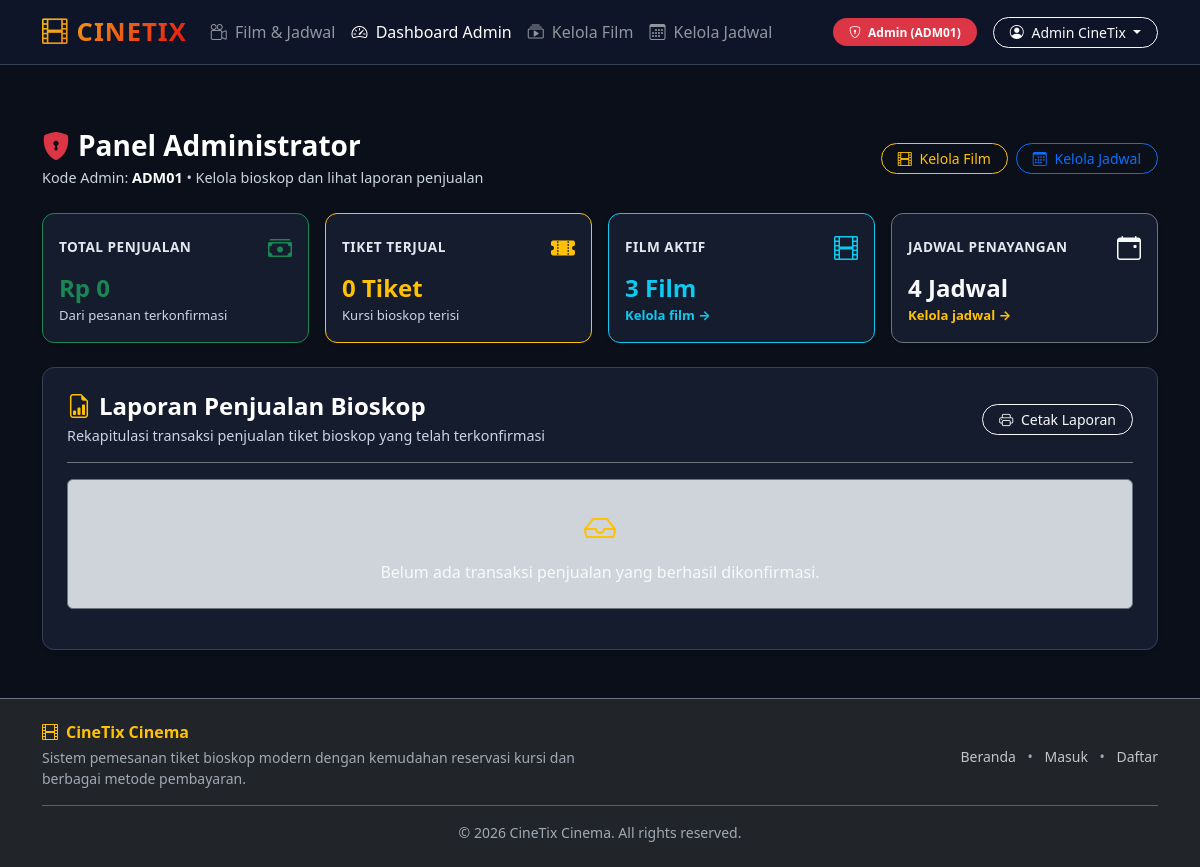
Before: /admin/index.php (signed in) with the older database file.
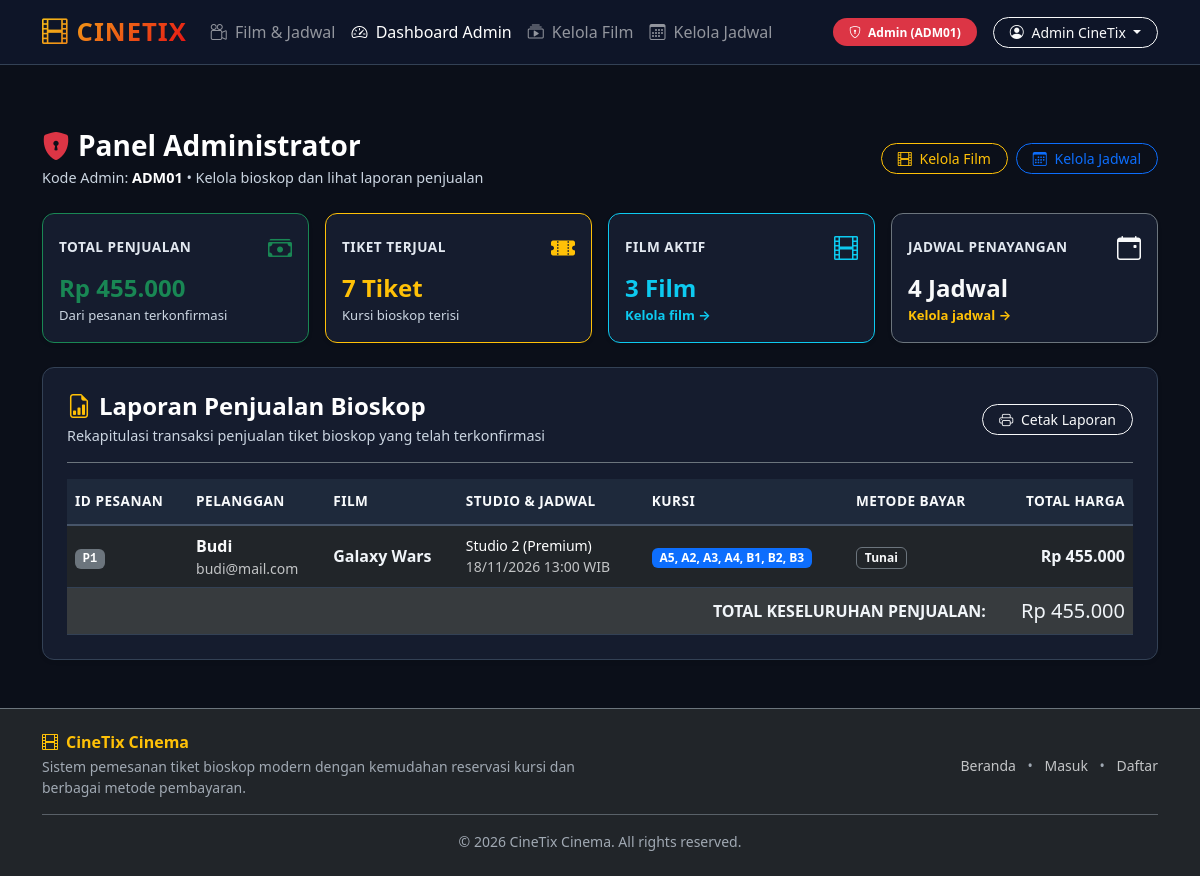
After: the same page with the newer database file.
### tables this page shows
CREATE TABLE pengguna (
                id_pengguna TEXT PRIMARY KEY,
                role TEXT NOT NULL, -- pelanggan, admin, kasir
                nama TEXT NOT NULL,
                email TEXT UNIQUE NOT NULL,
                password TEXT NOT NULL,
                no_telepon TEXT,
                saldo REAL DEFAULT 0,
                kode_admin TEXT,
                id_shift TEXT
            );

CREATE TABLE pemesanan (
                id_pemesanan TEXT PRIMARY KEY,
                id_pelanggan TEXT NOT NULL,
                id_jadwal TEXT NOT NULL,
                waktu_pesan TEXT NOT NULL,
                status TEXT NOT NULL,
                total_harga REAL NOT NULL,
                FOREIGN KEY (id_pelanggan) REFERENCES pengguna(id_pengguna),
                FOREIGN KEY (id_jadwal) REFERENCES jadwal(id_jadwal)
            );

CREATE TABLE film (
                id_film TEXT PRIMARY KEY,
                judul TEXT NOT NULL,
                genre TEXT NOT NULL,
                durasi INTEGER NOT NULL,
                rating_usia TEXT NOT NULL,
                poster TEXT,
                sinopsis TEXT
            );

CREATE TABLE studio (
                id_studio TEXT PRIMARY KEY,
                tipe TEXT NOT NULL, -- reguler, premium
                nama_studio TEXT NOT NULL,
                kapasitas INTEGER NOT NULL,
                biaya_tambahan REAL DEFAULT 0
            );

CREATE TABLE jadwal (
                id_jadwal TEXT PRIMARY KEY,
                id_film TEXT NOT NULL,
                id_studio TEXT NOT NULL,
                tanggal TEXT NOT NULL,
                jam_mulai TEXT NOT NULL,
                harga_dasar REAL NOT NULL,
                FOREIGN KEY (id_film) REFERENCES film(id_film) ON DELETE CASCADE,
                FOREIGN KEY (id_studio) REFERENCES studio(id_studio) ON DELETE CASCADE
            );

### classes/CineTix.php (called while the page is built, shortened)
<?php
class CineTix {
    public static function getCurrentUser(): ?Pengguna {
        return self::getPenggunaById($_SESSION['user_id']);
    }
    public static function getPenggunaById(string $id): ?Pengguna {
        $db = Database::getConnection();
        $stmt = $db->prepare("SELECT * FROM pengguna WHERE id_pengguna = :id");
        $stmt->execute([':id' => $id]);
        $row = $stmt->fetch();
        return self::mapRowToPengguna($row);
    }
    private static function mapRowToPengguna(array $row): Pengguna {
        if ($row['role'] === 'admin') {
            return new Admin($row['nama'], $row['email'], $row['password'], $row['kode_admin'] ?? 'ADM01', $row['id_pengguna']);
        } elseif ($row['role'] === 'kasir') {
            return new Kasir($row['nama'], $row['email'], $row['password'], $row['id_shift'] ?? 'PAGI', $row['id_pengguna']);
        } else {
            return new Pelanggan($row['nama'], $row['email'], $row['password'], $row['no_telepon'] ?? '', (float)$row['saldo'], $row['id_pengguna']);
        }
    }
    public static function getFilmById(string $id): ?Film {
        $db = Database::getConnection();
        $stmt = $db->prepare("SELECT * FROM film WHERE id_film = :id");
        $stmt->execute([':id' => $id]);
        $row = $stmt->fetch();
        return new Film(
            $row['judul'],
            $row['genre'],
            (int)$row['durasi'],
            $row['rating_usia'],
            $row['id_film'],
            $row['poster'] ?? '',
            $row['sinopsis'] ?? ''
        );
    }
    public static function getStudioById(string $id): ?Studio {
        $db = Database::getConnection();
        $stmt = $db->prepare("SELECT * FROM studio WHERE id_studio = :id");
        $stmt->execute([':id' => $id]);
        $row = $stmt->fetch();
        if ($row['tipe'] === 'premium') {
            return new StudioPremium($row['nama_studio'], (int)$row['kapasitas'], (float)$row['biaya_tambahan'], $row['id_studio']);
        } else {
            return new StudioReguler($row['nama_studio'], (int)$row['kapasitas'], $row['id_studio']);
        }
    }
    public static function getJadwalById(string $id): ?Jadwal {
        $db = Database::getConnection();
        $stmt = $db->prepare("SELECT * FROM jadwal WHERE id_jadwal = :id");
        $stmt->execute([':id' => $id]);
        $row = $stmt->fetch();
        $film = self::getFilmById($row['id_film']);
        $studio = self::getStudioById($row['id_studio']);
        return new Jadwal($film, $studio, $row['tanggal'], $row['jam_mulai'], (float)$row['harga_dasar'], $row['id_jadwal']);
    }
    public static function getAllPesanan(): array {
        $db = Database::getConnection();
        $stmt = $db->query("SELECT * FROM pemesanan ORDER BY waktu_pesan DESC");
        $list = [];
        while ($row = $stmt->fetch()) {
            $ps = self::mapRowToPemesanan($row);
            if ($ps) $list[] = $ps;
        }
        return $list;
    }
    private static function mapRowToPemesanan(array $row): ?Pemesanan {
        $pelanggan = self::getPenggunaById($row['id_pelanggan']);
        $jadwal    = self::getJadwalById($row['id_jadwal']);
        $status = StatusPesanan::from($row['status']);
        $ps = new Pemesanan($pelanggan, $jadwal, $row['id_pemesanan'], $row['waktu_pesan'], $status, (float)$row['total_harga']);
        $db = Database::getConnection();
        $stmtTiket = $db->prepare("SELECT * FROM tiket WHERE id_pemesanan = :id");
        $stmtTiket->execute([':id' => $row['id_pemesanan']]);
        $tiketList = [];
        while ($tRow = $stmtTiket->fetch()) {
            $kursi = new Kursi($tRow['nomor_kursi'], $tRow['baris']);
            if ($status === StatusPesanan::DIKONFIRMASI) {
                $kursi->setStatus(StatusKursi::TERPESAN);
            } elseif ($status === StatusPesanan::MENUNGGU_PEMBAYARAN) {
                $kursi->setStatus(StatusKursi::DITAHAN);
            }
            $tiket = new Tiket($ps, $kursi, $tRow['kode_tiket'], (bool)$tRow['status_pakai']);
            $tiketList[] = $tiket;
        }
        $ps->setTiket($tiketList);
        $stmtBayar = $db->prepare("SELECT * FROM pembayaran WHERE id_pemesanan = :id");
        $stmtBayar->execute([':id' => $row['id_pemesanan']]);
        $bRow = $stmtBayar->fetch();
        if ($bRow) {
            if ($bRow['metode'] === 'ewallet') {
                $bayar = new PembayaranEWallet($ps, $bRow['provider_wallet'] ?? 'DANA', $bRow['no_akun'] ?? '', $bRow['id_pembayaran'], $bRow['status'], $bRow['waktu_bayar']);
            } elseif ($bRow['metode'] === 'transfer') {
                $bayar = new PembayaranTransfer($ps, $bRow['nama_bank'] ?? 'BCA', $bRow['no_va'] ?? '', $bRow['id_pembayaran'], $bRow['status'], $bRow['waktu_bayar']);
            } else {
                $bayar = new PembayaranTunai($ps, $bRow['id_pembayaran'], $bRow['status'], (float)$bRow['uang_diterima'], $bRow['waktu_bayar']);
            }
            $ps->setPembayaran($bayar);
        }
        return $ps;
    }
}

### classes/Pengguna.php (called while the page is built, shortened)
<?php
abstract class Pengguna {
    protected string $nama;
    public function __construct(string $nama, string $email, string $password, ?string $idPengguna = null) {
        $this->nama = $nama;
    }
    public function getNama(): string {
        return $this->nama;
    }
}
class Admin extends Pengguna {
    private string $kodeAdmin;
    public function __construct(string $nama, string $email, string $password, string $kodeAdmin, ?string $idPengguna = null) {
        $this->kodeAdmin = $kodeAdmin;
    }
    public function getKodeAdmin(): string {
        return $this->kodeAdmin;
    }
    public function lihatLaporan(): array {
        $pesananList = CineTix::getAllPesanan();
        $totalPenjualan = 0;
        $laporan = [];
        foreach ($pesananList as $ps) {
            if ($ps->getStatus() === StatusPesanan::DIKONFIRMASI) {
                $laporan[] = $ps;
                $totalPenjualan += $ps->getTotalHarga();
            }
        }
        return [
            'daftar' => $laporan,
            'total'  => $totalPenjualan
        ];
    }
}

### classes/Studio.php (called while the page is built, shortened)
<?php
abstract class Studio {
    public function __construct(string $namaStudio, int $kapasitas, ?string $idStudio = null) {
        for ($i = 0; $i < $kapasitas; $i++) {
            $barisHuruf = chr(ord('A') + intdiv($i, 5));
            $nomorKolom = ($i % 5) + 1;
            $kodeKursi  = $barisHuruf . $nomorKolom;
        }
    }
}

### classes/Pemesanan.php (called while the page is built, shortened)
<?php
class Pemesanan {
    private float $totalHarga = 0;
    public function __construct(
        Pelanggan $pelanggan,
        Jadwal $jadwal,
        ?string $idPemesanan = null,
        ?string $waktuPesan = null,
        StatusPesanan $status = StatusPesanan::MENUNGGU_PEMBAYARAN,
        float $totalHarga = 0
    ) {
        $this->totalHarga  = $totalHarga;
    }
    public function getTotalHarga(): float {
        return $this->totalHarga;
    }
}

### admin/index.php (the view, shortened to what the rows shown need)
<?php
$user = CineTix::getCurrentUser();
$laporanData = $user->lihatLaporan();
$daftarPesanan = $laporanData['daftar'];
$totalPenjualan = $laporanData['total'];
require_once __DIR__ . '/../includes/header.php';
?>
<div class="container py-4">
    <div class="d-flex justify-content-between align-items-center mb-4">
        <div>
            <p class="page-subtitle mb-0">Kode Admin: <strong class="text-white"><?= htmlspecialchars($user->getKodeAdmin()) ?></strong> &bull; Kelola bioskop dan lihat laporan penjualan</p>
        </div>
    </div>
    <div class="card card-custom p-4 shadow-sm" id="laporan">
        <?php if (empty($daftarPesanan)): ?>
            <div class="alert alert-dark border border-secondary text-center py-4">
                <i class="bi bi-inbox fs-2 text-warning mb-2 d-block"></i>
                <span class="text-light">Belum ada transaksi penjualan yang berhasil dikonfirmasi.</span>
            </div>
        <?php else: ?>
            <div class="table-responsive">
                <table class="table table-dark table-hover align-middle mb-0">
                    <thead>
                        <tr class="text-secondary small">
                            <th>ID PESANAN</th>
                            <th>PELANGGAN</th>
                            <th>FILM</th>
                            <th>STUDIO & JADWAL</th>
                            <th>KURSI</th>
                            <th>METODE BAYAR</th>
                            <th class="text-end">TOTAL HARGA</th>
                        </tr>
                    </thead>
                    <tbody>
                        <?php foreach ($daftarPesanan as $ps): ?>
                            <?php
                            $j = $ps->getJadwal();
                            $kursiStr = [];
                            foreach ($ps->getTiket() as $t) {
                                $kursiStr[] = $t->getKursi()->getNomorKursi();
                            }
                            $metodeLabel = 'Tunai';
                            ?>
                            <tr>
                                <td><span class="badge bg-secondary font-monospace"><?= htmlspecialchars($ps->getIdPemesanan()) ?></span></td>
                                <td>
                                    <div class="fw-bold text-light"><?= htmlspecialchars($ps->getPelanggan()->getNama()) ?></div>
                                    <div class="small text-light opacity-75"><?= htmlspecialchars($ps->getPelanggan()->getEmail()) ?></div>
                                </td>
                                <td class="fw-bold text-white"><?= htmlspecialchars($j->getFilm()->getJudul()) ?></td>
                                <td class="small">
                                    <div class="text-white"><?= htmlspecialchars($j->getStudio()->getNamaStudio()) ?></div>
                                    <div class="text-light opacity-75"><?= date('d/m/Y', strtotime($j->getTanggal())) ?> <?= htmlspecialchars($j->getJamMulai()) ?> WIB</div>
                                </td>
                                <td>
                                    <span class="badge bg-primary"><?= implode(', ', $kursiStr) ?></span>
                                </td>
                                <td>
                                    <span class="badge bg-dark border border-secondary text-light"><?= htmlspecialchars($metodeLabel) ?></span>
                                </td>
                                <td class="text-end fw-bold text-warning"><?= CineTix::rp($ps->getTotalHarga()) ?></td>
                            </tr>
                        <?php endforeach; ?>
                    </tbody>
                    <tfoot>
                        <tr class="table-active">
                            <td colspan="6" class="fw-bold text-end text-light">TOTAL KESELURUHAN PENJUALAN:</td>
                            <td class="text-end fw-black text-warning fs-5"><?= CineTix::rp($totalPenjualan) ?></td>
                        </tr>
                    </tfoot>
                </table>
            </div>
        <?php endif; ?>
    </div>
</div>
<?php require_once __DIR__ . '/../includes/footer.php'; ?>

### includes/header.php (shortened to what the rows shown need)
<?php
$currentUser = CineTix::getCurrentUser();
$isSubdir = strpos($_SERVER['PHP_SELF'], '/admin/') !== false || strpos($_SERVER['PHP_SELF'], '/kasir/') !== false;
$baseUrl = $isSubdir ? '../' : './';
?>
<!DOCTYPE html>
<html lang="id">
<head>
    <link href="https://cdn.jsdelivr.net/npm/bootstrap@5.3.2/dist/css/bootstrap.min.css" rel="stylesheet">
    <link rel="stylesheet" href="https://cdn.jsdelivr.net/npm/bootstrap-icons@1.11.2/font/bootstrap-icons.min.css">
    <link rel="stylesheet" href="<?= $baseUrl ?>assets/css/style.css">
</head>
<body>
<nav class="navbar navbar-expand-lg navbar-dark navbar-cinetix sticky-top">
    <div class="container">
        <div class="collapse navbar-collapse" id="navMenu">
            <div class="d-flex align-items-center gap-3">
                <?php if ($currentUser): ?>
                    <?php if ($currentUser instanceof Pelanggan): ?>
                        <div class="badge bg-dark border border-warning text-warning px-3 py-2 rounded-pill d-flex align-items-center gap-2">
                            <i class="bi bi-wallet-fill"></i>
                            <span><?= CineTix::rp($currentUser->getSaldo()) ?></span>
                        </div>
                    <?php elseif ($currentUser instanceof Admin): ?>
                        <span class="badge bg-danger px-3 py-2 rounded-pill">
                            <i class="bi bi-shield-lock me-1"></i> Admin (<?= htmlspecialchars($currentUser->getKodeAdmin()) ?>)
                        </span>
                    <?php elseif ($currentUser instanceof Kasir): ?>
                        <span class="badge bg-info text-dark px-3 py-2 rounded-pill">
                            <i class="bi bi-person-badge me-1"></i> Kasir (Shift: <?= htmlspecialchars($currentUser->getIdShift()) ?>)
                        </span>
                    <?php endif; ?>
                    <div class="dropdown">
                        <button class="btn btn-outline-light btn-sm dropdown-toggle rounded-pill px-3" type="button" data-bs-toggle="dropdown">
                            <i class="bi bi-person-circle me-1"></i> <?= htmlspecialchars($currentUser->getNama()) ?>
                        </button>
                    </div>
                <?php endif; ?>
            </div>
        </div>
    </div>
</nav>
<main class="py-4">

Changed rows visible on the page:
added pemesanan: id_pemesanan "P1", id_pelanggan.nama "Budi", id_pelanggan.email "budi@mail.com", id_jadwal.tanggal "18/11/2026", id_jadwal.jam_mulai "13:00", kursiStr "A5, A2, A3, A4, B1, B2, B3", metodeLabel "Tunai", total_harga "Rp 455.000"
now on this page (row unchanged): film: judul "Galaxy Wars"
now on this page (row unchanged): studio: nama_studio "Studio 2 (Premium)"
Other visible differences:
CineTix::rp($totalPenjualan): "Rp 0" → "Rp 455.000"
$totalTiketTerjual: "0" → "7"
text no longer shown: "Belum ada transaksi penjualan yang berhasil dikonfirmasi."
text now shown: "ID PESANAN PELANGGAN FILM STUDIO & JADWAL KURSI METODE BAYAR TOTAL HARGA TOTAL KESELURUHAN PENJUALAN:"
